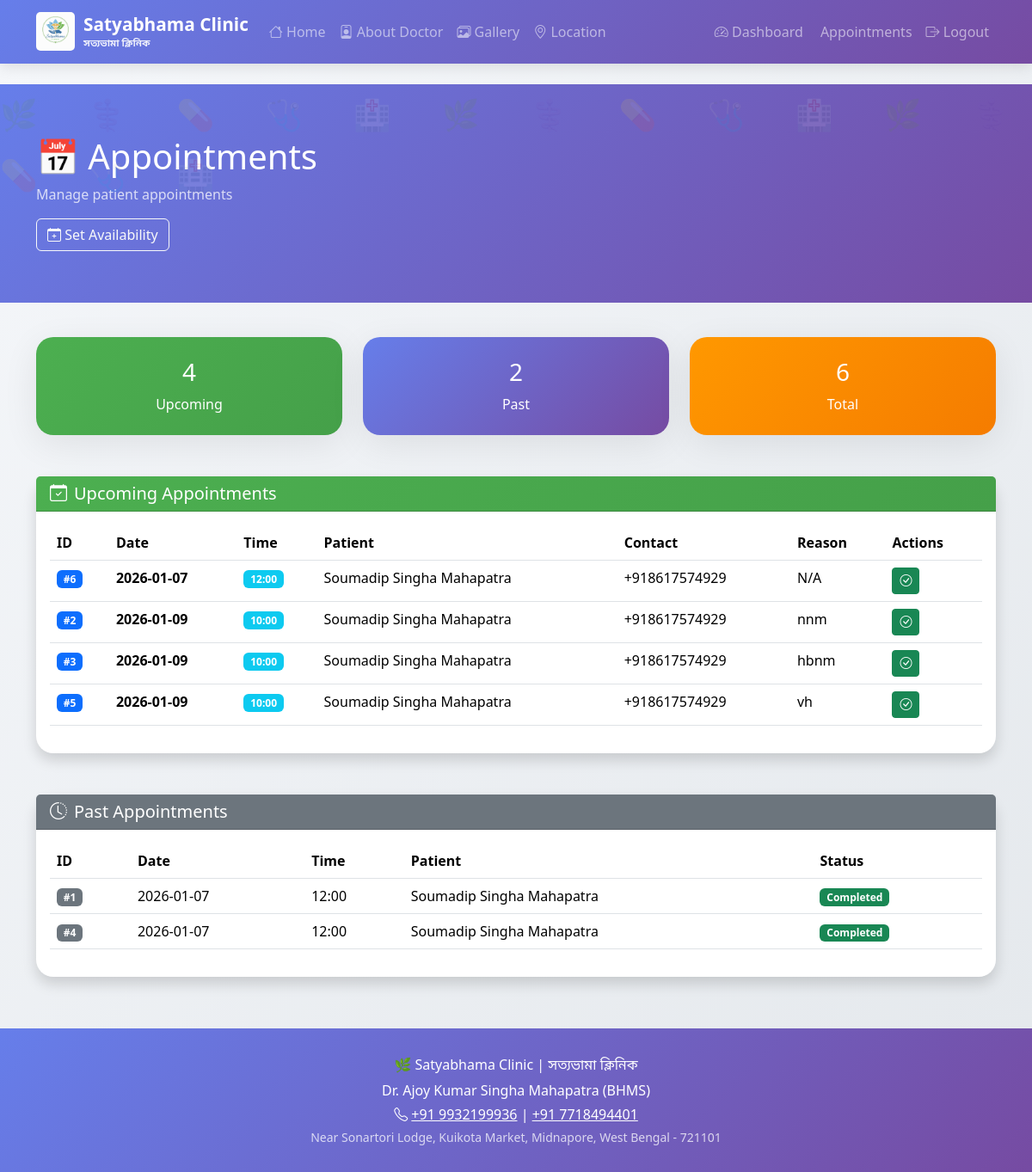
Screenshot of /doctor/appointments (signed in) with the database file from the repository.
### tables this page shows
CREATE TABLE appointments (
                id INTEGER PRIMARY KEY AUTOINCREMENT,
                patient_id INTEGER NOT NULL,
                doctor_id INTEGER NOT NULL,
                appointment_date DATE NOT NULL,
                appointment_time TIME NOT NULL,
                duration INTEGER DEFAULT 30,
                status TEXT DEFAULT 'scheduled',
                reason TEXT,
                created_at TIMESTAMP DEFAULT CURRENT_TIMESTAMP,
                updated_at TIMESTAMP DEFAULT CURRENT_TIMESTAMP,
                cancelled_at TIMESTAMP,
                cancellation_reason TEXT,
                FOREIGN KEY (patient_id) REFERENCES users(id),
                FOREIGN KEY (doctor_id) REFERENCES users(id)
            );

CREATE TABLE users (
                id INTEGER PRIMARY KEY AUTOINCREMENT,
                name TEXT NOT NULL,
                email TEXT UNIQUE NOT NULL,
                password TEXT NOT NULL,
                phone TEXT,
                age INTEGER,
                gender TEXT,
                role TEXT DEFAULT 'patient',
                doctor_notes TEXT,
                notes_updated TIMESTAMP,
                created_at TIMESTAMP DEFAULT CURRENT_TIMESTAMP
            );

### app/main.py (the view)
@app.route("/doctor/appointments")
def doctor_appointments():
    if "user" not in session or session["user"]["role"] != "doctor":
        flash("Please login as doctor", "warning")
        return redirect(url_for("doctor_login"))
    appointments = get_doctor_appointments(session["user"]["id"])
    today = date.today()
    today_str = today.strftime('%Y-%m-%d')
    upcoming = []
    past = []
    for a in appointments:
        appt_date = a['appointment_date']
        if isinstance(appt_date, str):
            appt_date_str = appt_date
        else:
            appt_date_str = appt_date.strftime('%Y-%m-%d') if hasattr(appt_date, 'strftime') else str(appt_date)
        if appt_date_str >= today_str and a['status'] == 'scheduled':
            upcoming.append(a)
        else:
            past.append(a)
    return render_template("doctor/appointments.html", upcoming=upcoming, past=past, today=today)

### app/database_local.py (called while the page is built)
def get_db_connection():
    try:
        conn = sqlite3.connect(DB_FILE)
        conn.row_factory = sqlite3.Row
        return conn
    except Exception as e:
        print(f"Database connection error: {e}")
        return None

def get_doctor_appointments(doctor_id):
    conn = get_db_connection()
    if not conn:
        return []
    try:
        cursor = conn.cursor()
        cursor.execute("""
            SELECT a.*, u.name as patient_name, u.email as patient_email, u.phone as patient_phone
            FROM appointments a
            JOIN users u ON a.patient_id = u.id
            WHERE a.doctor_id = ?
            ORDER BY a.appointment_date, a.appointment_time
        """, (doctor_id,))
        rows = cursor.fetchall()
        columns = [desc[0] for desc in cursor.description]
        return [dict(zip(columns, row)) for row in rows]
    except Exception as e:
        print(f"❌ Error loading doctor appointments: {e}")
        return []
    finally:
        conn.close()

### app/main.py (called while the page is built)
@app.after_request
def add_security_headers(response):
    response.headers['Cache-Control'] = 'no-store, no-cache, must-revalidate'
    response.headers['X-Content-Type-Options'] = 'nosniff'
    response.headers['X-Frame-Options'] = 'SAMEORIGIN'
    return response

### app/templates/doctor/appointments.html (shortened to what this page needs)
{% extends "base.html" %}
{% block content %}
<div class="medical-header">
    <div class="container">
        <h1>📅 Appointments</h1>
        <p class="mb-0 opacity-75">Manage patient appointments</p>
        <div class="mt-3">
            <a href="{{ url_for('doctor_availability') }}" class="btn btn-outline-light me-2">
                <i class="bi bi-calendar-plus"></i> Set Availability
            </a>
        </div>
    </div>
</div>
<div class="container">
    <div class="row g-4 mb-5">
        <div class="col-md-4">
            <div class="card p-4 text-center" style="background: linear-gradient(135deg, #4caf50, #45a049); color: white;">
                <h3>{{ upcoming|length }}</h3>
                <p class="mb-0">Upcoming</p>
            </div>
        </div>
        <div class="col-md-4">
            <div class="card p-4 text-center" style="background: linear-gradient(135deg, #667eea, #764ba2); color: white;">
                <h3>{{ past|length }}</h3>
                <p class="mb-0">Past</p>
            </div>
        </div>
        <div class="col-md-4">
            <div class="card p-4 text-center" style="background: linear-gradient(135deg, #ff9800, #f57c00); color: white;">
                <h3>{{ (upcoming|length) + (past|length) }}</h3>
                <p class="mb-0">Total</p>
            </div>
        </div>
    </div>
    <div class="card shadow mb-5">
        <div class="card-header text-white" style="background: linear-gradient(135deg, #4caf50, #45a049);">
            <h5 class="mb-0"><i class="bi bi-calendar-check me-2"></i>Upcoming Appointments</h5>
        </div>
        <div class="card-body">
            {% if upcoming %}
            <div class="table-responsive">
                <table class="table table-hover">
                    <thead>
                        <tr>
                            <th>ID</th>
                            <th>Date</th>
                            <th>Time</th>
                            <th>Patient</th>
                            <th>Contact</th>
                            <th>Reason</th>
                            <th>Actions</th>
                        </tr>
                    </thead>
                    <tbody>
                        {% for appt in upcoming %}
                        <tr>
                            <td><span class="badge bg-primary">#{{ appt.id }}</span></td>
                            <td><strong>{{ appt.appointment_date }}</strong></td>
                            <td><span class="badge bg-info">{{ appt.appointment_time }}</span></td>
                            <td>{{ appt.patient_name }}</td>
                            <td>{{ appt.patient_phone or 'N/A' }}</td>
                            <td>{{ appt.reason[:50] if appt.reason else 'N/A' }}{% if appt.reason and appt.reason|length > 50 %}...{% endif %}</td>
                            <td>
                                <button class="btn btn-sm btn-success" onclick="completeAppointment({{ appt.id }})" title="Mark Complete">
                                    <i class="bi bi-check-circle"></i>
                                </button>
                            </td>
                        </tr>
                        {% endfor %}
                    </tbody>
                </table>
            </div>
            {% else %}
            <div class="text-center py-5">
                <i class="bi bi-calendar-x" style="font-size: 60px; color: #ccc;"></i>
                <p class="text-muted mt-3 mb-0">No upcoming appointments.</p>
            </div>
            {% endif %}
        </div>
    </div>
    <div class="card shadow">
        <div class="card-header bg-secondary text-white">
            <h5 class="mb-0"><i class="bi bi-clock-history me-2"></i>Past Appointments</h5>
        </div>
        <div class="card-body">
            {% if past %}
            <div class="table-responsive">
                <table class="table">
                    <thead>
                        <tr>
                            <th>ID</th>
                            <th>Date</th>
                            <th>Time</th>
                            <th>Patient</th>
                            <th>Status</th>
                        </tr>
                    </thead>
                    <tbody>
                        {% for appt in past %}
                        <tr>
                            <td><span class="badge bg-secondary">#{{ appt.id }}</span></td>
                            <td>{{ appt.appointment_date }}</td>
                            <td>{{ appt.appointment_time }}</td>
                            <td>{{ appt.patient_name }}</td>
                            <td>
                                {% if appt.status == 'completed' %}
                                <span class="badge bg-success">Completed</span>
                                {% elif appt.status == 'cancelled' %}
                                <span class="badge bg-danger">Cancelled</span>
                                {% else %}
                                <span class="badge bg-secondary">{{ appt.status }}</span>
                                {% endif %}
                            </td>
                        </tr>
                        {% endfor %}
                    </tbody>
                </table>
            </div>
            {% else %}
            <p class="text-muted text-center py-3 mb-0">No past appointments.</p>
            {% endif %}
        </div>
    </div>
</div>
{% endblock %}

### app/templates/base.html (shortened to what this page needs)
<!DOCTYPE html>
<html lang="en">
<head>
    <link href="https://cdn.jsdelivr.net/npm/bootstrap@5.3.2/dist/css/bootstrap.min.css" rel="stylesheet">
    <link href="https://cdn.jsdelivr.net/npm/bootstrap-icons@1.11.1/font/bootstrap-icons.css" rel="stylesheet">
</head>
<body>
    <nav class="navbar navbar-expand-lg navbar-dark">
        <div class="container">
            <a class="navbar-brand d-flex align-items-center" href="/">
                <img src="/uploads/clinic_logo.png" alt="Logo" class="clinic-logo" onerror="this.style.display='none'">
                <div>
                    Satyabhama Clinic
                    <small class="d-block bengali-text">সত্যভামা ক্লিনিক</small>
                </div>
            </a>
            <div class="collapse navbar-collapse" id="navbarNav">
                <ul class="navbar-nav me-auto">
                    <li class="nav-item"><a class="nav-link" href="/"><i class="bi bi-house"></i> Home</a></li>
                    <li class="nav-item"><a class="nav-link" href="/about"><i class="bi bi-person-badge"></i> About Doctor</a></li>
                    <li class="nav-item"><a class="nav-link" href="/gallery"><i class="bi bi-images"></i> Gallery</a></li>
                    <li class="nav-item"><a class="nav-link" href="/location"><i class="bi bi-geo-alt"></i> Location</a></li>
                </ul>
                <ul class="navbar-nav">
                    {% if session.get('user') %}
                        <li class="nav-item">
                            <a class="nav-link" href="{% if session.user.role == 'doctor' %}/doctor/dashboard{% else %}/patient/dashboard{% endif %}">
                                <i class="bi bi-speedometer2"></i> Dashboard
                            </a>
                        </li>
                        {% if session.user and session.user.role == 'doctor' %}
                        <li class="nav-item">
                            <a class="nav-link" href="{{ url_for('doctor_appointments') }}">
                                Appointments
                            </a>
                        </li>
                        {% endif %}
                        <li class="nav-item"><a class="nav-link" href="/logout"><i class="bi bi-box-arrow-right"></i> Logout</a></li>
                    {% else %}
                        <li class="nav-item"><a class="nav-link" href="/login"><i class="bi bi-box-arrow-in-right"></i> Login</a></li>
                        <li class="nav-item"><a class="nav-link btn btn-light text-dark ms-2 px-3" href="/register">Register</a></li>
                    {% endif %}
                </ul>
            </div>
        </div>
    </nav>
    {% block content %}{% endblock %}
    <footer>
        <div class="container text-center">
            <p class="mb-1">🌿 Satyabhama Clinic | <span class="bengali-text">সত্যভামা ক্লিনিক</span></p>
            <p class="mb-1">Dr. Ajoy Kumar Singha Mahapatra (BHMS)</p>
            <p class="mb-1">
                <i class="bi bi-telephone"></i> <a href="tel:+919932199936" class="text-white">+91 9932199936</a> |
                <a href="tel:+917718494401" class="text-white">+91 7718494401</a>
            </p>
            <p class="mb-0 opacity-75 small">Near Sonartori Lodge, Kuikota Market, Midnapore, West Bengal - 721101</p>
        </div>
    </footer>
</body>
</html>

### app/templates/base.html (style rules this page uses)
:root { --primary-purple: #667eea; --secondary-purple: #764ba2; --accent-gold: #c9a227; }
body { font-family: 'Segoe UI', Tahoma, Geneva, Verdana, sans-serif; background: linear-gradient(135deg, #f5f7fa 0%, #e4e8ec 100%); min-height: 100vh; }
.navbar { background: linear-gradient(135deg, var(--primary-purple) 0%, var(--secondary-purple) 100%); box-shadow: 0 4px 15px rgba(0,0,0,0.1); }
.navbar-brand { font-weight: 700; font-size: 1.3rem; }
.navbar-brand small { font-size: 0.7rem; opacity: 0.9; }
.nav-link { font-weight: 500; transition: all 0.3s; }
.card { border: none; border-radius: 20px; box-shadow: 0 10px 40px rgba(0,0,0,0.08); }
.medical-header { background: linear-gradient(135deg, var(--primary-purple) 0%, var(--secondary-purple) 100%); color: white; padding: 60px 0; margin-bottom: 40px; position: relative; overflow: hidden; }
.medical-header::before { content: "🌿 ⚕️ 💊 🩺 🏥 🌿 ⚕️ 💊 🩺 🏥 🌿 ⚕️ 💊 🩺 🏥"; position: absolute; top: 0; left: 0; right: 0; bottom: 0; font-size: 35px; opacity: 0.1; letter-spacing: 25px; line-height: 70px; pointer-events: none; }
footer { background: linear-gradient(135deg, var(--primary-purple), var(--secondary-purple)); color: white; padding: 30px 0; margin-top: 60px; }
.clinic-logo { height: 45px; width: auto; margin-right: 10px; border-radius: 5px; }
.bengali-text { font-family: 'Noto Sans Bengali', sans-serif; }

### rows the page displays
appointments: id "6", appointment_date "2026-01-07", appointment_time "12:00", patient_name "Soumadip Singha Mahapatra", phone "+918617574929", reason "N/A"
appointments: id "2", appointment_date "2026-01-09", appointment_time "10:00", patient_name "Soumadip Singha Mahapatra", phone "+918617574929", reason "nnm"
appointments: id "3", appointment_date "2026-01-09", appointment_time "10:00", patient_name "Soumadip Singha Mahapatra", phone "+918617574929", reason "hbnm"
appointments: id "5", appointment_date "2026-01-09", appointment_time "10:00", patient_name "Soumadip Singha Mahapatra", phone "+918617574929", reason "vh"
appointments: id "1", appointment_date "2026-01-07", appointment_time "12:00", patient_name "Soumadip Singha Mahapatra", status "Completed"
appointments: id "4", appointment_date "2026-01-07", appointment_time "12:00", patient_name "Soumadip Singha Mahapatra", status "Completed"

### other values shown
{{ upcoming|length }} "4"
{{ past|length }} "2"
{{ (upcoming|length) + (past|length) }} "6"
